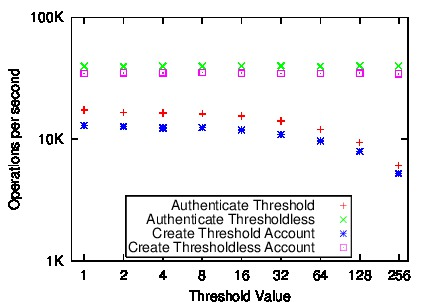

Write gnuplot code to recreate this figure.
set logscale x 2
set logscale y 10
set format x "%.0f"
set key left bottom

set xtics ("1" 1, "2" 2, "4" 4, "8" 8, "16" 16, "32" 32, "64" 64, "128" 128, "256" 256) 

set ytics ("1K" 1000, "10K" 10000, "100K" 100000)

set xrange [.8:300]
set yrange [1000:100000]
set xlabel "Threshold Value"
set ylabel "Operations per second"
set size 0.6,0.6


set object rect from 2.1,1080 to 110,3400


set terminal postscript enhanced color solid
set output "onebigperformancegraph.eps"
plot "mac.auth" using ($1):($3) title 'Authenticate Threshold', "mac.thresholdless.auth" using ($1):($3) title 'Authenticate Thresholdless', "mac.create" using ($1):($3) title 'Create Threshold Account', "mac.thresholdless.create" using ($1):($3) title 'Create Thresholdless Account'
